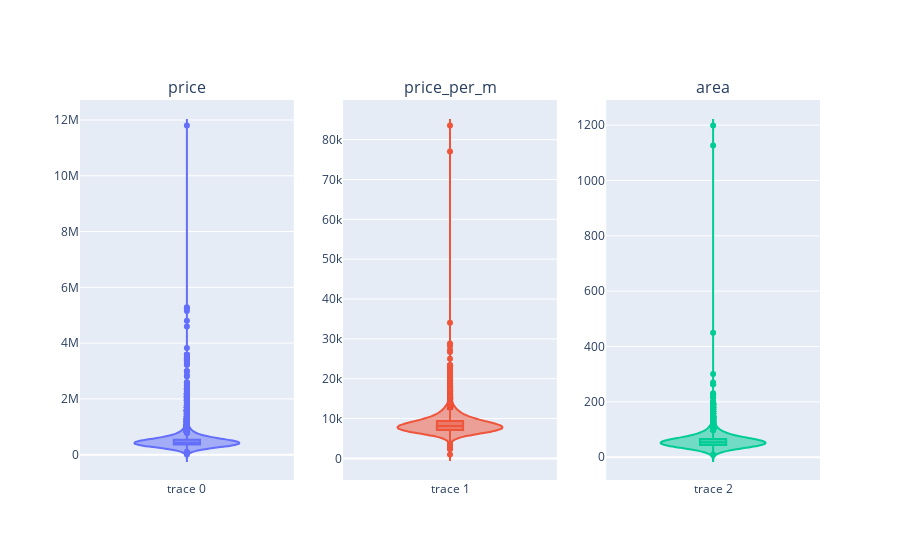

This figure's notebook cell:
### Code cell
from plotly.subplots import make_subplots
import plotly.graph_objects as go

fig = make_subplots(rows=1, cols=len(data_columns), subplot_titles=data_columns)

for index, data_column in enumerate(data_columns):
    fig.add_trace(go.Violin(y=otodom[data_column], box_visible=True, points="outliers"), row=1, col=index+1)
fig.update_layout(showlegend=False)
fig.show()

### Figure 1 — Plotly figure (JSON) as saved in the notebook; plotly's stock layout.template omitted (floating-point values rounded to 4 significant figures; data arrays with more than 128 entries replaced by an {"elided": "..."} marker saying what was removed)
{"data": [{"box": {"visible": true}, "points": "outliers", "type": "violin", "xaxis": "x", "y": {"elided": "13726 int values"}, "yaxis": "y"}, {"box": {"visible": true}, "points": "outliers", "type": "violin", "xaxis": "x2", "y": {"elided": "13726 int values"}, "yaxis": "y2"}, {"box": {"visible": true}, "points": "outliers", "type": "violin", "xaxis": "x3", "y": {"elided": "13726 float values"}, "yaxis": "y3"}], "layout": {"annotations": [{"font": {"size": 16}, "showarrow": false, "text": "price", "x": 0.1444, "xanchor": "center", "xref": "paper", "y": 1, "yanchor": "bottom", "yref": "paper"}, {"font": {"size": 16}, "showarrow": false, "text": "price_per_m", "x": 0.5, "xanchor": "center", "xref": "paper", "y": 1, "yanchor": "bottom", "yref": "paper"}, {"font": {"size": 16}, "showarrow": false, "text": "area", "x": 0.8556, "xanchor": "center", "xref": "paper", "y": 1, "yanchor": "bottom", "yref": "paper"}], "showlegend": false, "xaxis": {"anchor": "y", "domain": [0, 0.2889]}, "xaxis2": {"anchor": "y2", "domain": [0.3556, 0.6444]}, "xaxis3": {"anchor": "y3", "domain": [0.7111, 1]}, "yaxis": {"anchor": "x", "domain": [0, 1]}, "yaxis2": {"anchor": "x2", "domain": [0, 1]}, "yaxis3": {"anchor": "x3", "domain": [0, 1]}}}
